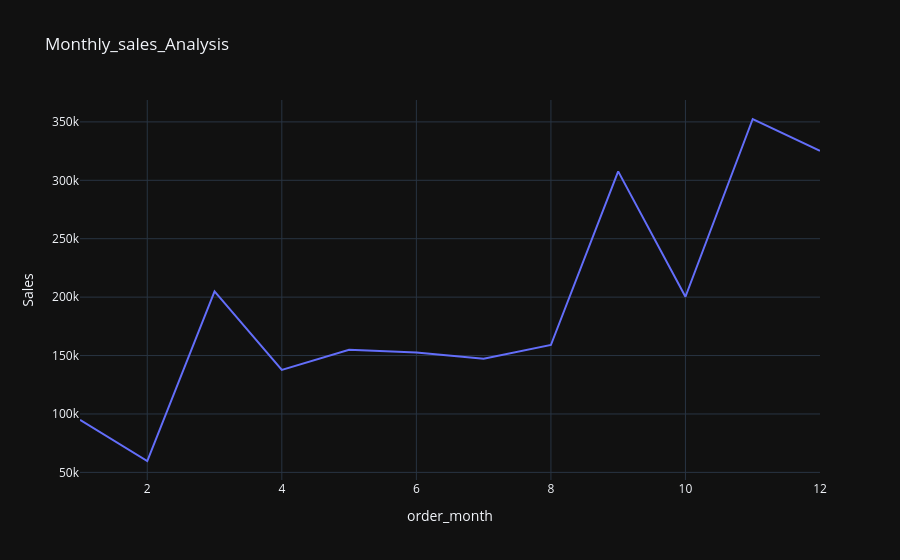

This figure's notebook cell:
### Code cell
# visualizing 
fig= px.line(Monthly_sales_Analysis,
             x='order_month',
             y='Sales',
             title= 'Monthly_sales_Analysis')
fig.show()

### Figure 1 — Plotly figure (JSON) as saved in the notebook; plotly's stock layout.template omitted (floating-point values rounded to 4 significant figures)
{"data": [{"hovertemplate": "order_month=%{x}<br>Sales=%{y}<extra></extra>", "legendgroup": "", "line": {"color": "#636efa", "dash": "solid"}, "marker": {"symbol": "circle"}, "mode": "lines", "name": "", "orientation": "v", "showlegend": false, "type": "scatter", "x": [1, 2, 3, 4, 5, 6, 7, 8, 9, 10, 11, 12], "xaxis": "x", "y": [94920.0, 59750.0, 205000.0, 137800.0, 155000.0, 152700.0, 147200.0, 159000.0, 307600.0, 200300.0, 352500.0, 325300.0], "yaxis": "y"}], "layout": {"autosize": true, "legend": {"tracegroupgap": 0}, "title": {"text": "Monthly_sales_Analysis"}, "xaxis": {"anchor": "y", "autorange": true, "domain": [0, 1], "range": [1, 12], "title": {"text": "order_month"}, "type": "linear"}, "yaxis": {"anchor": "x", "autorange": true, "domain": [0, 1], "range": [43490.0, 368700.0], "title": {"text": "Sales"}, "type": "linear"}}}
